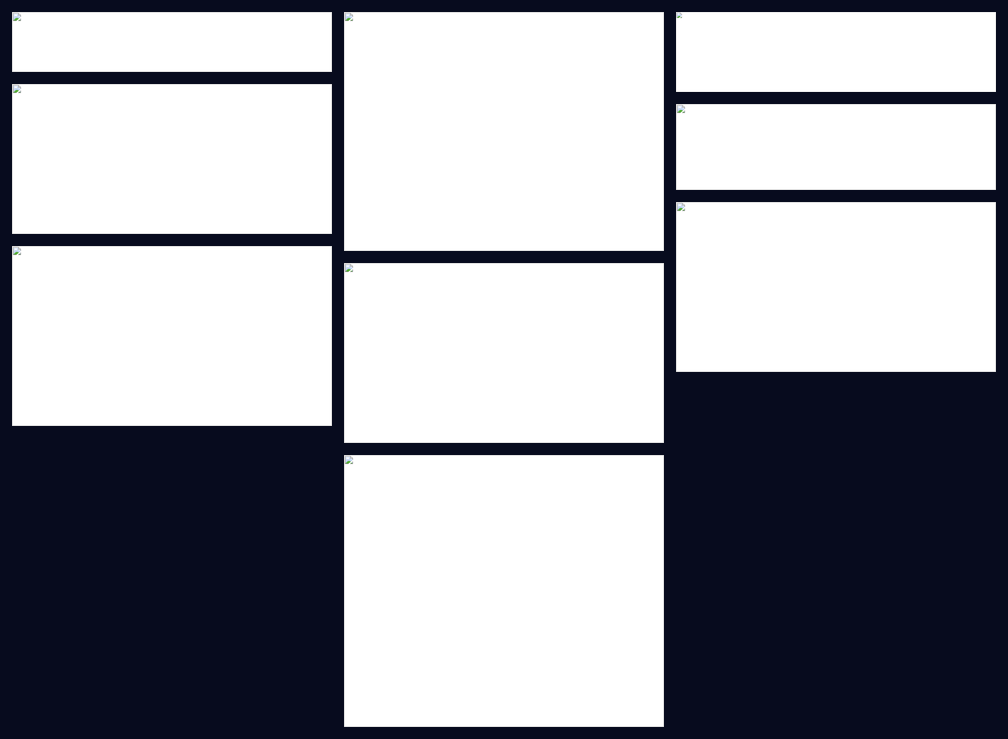
#> input picture assets/showcase/wall-dark.png, 1008 x 739 px, given in place of impact-card_dark.png, which was not available
$ python build_showcase.py
#> lines starting #> are read from the running program, lines starting #| are printed output that depends on the picture; pictures that were not available may be replaced by others from this repository, and a replacement may not be noted
#!/usr/bin/env python3
"""Build the Profile Verse showcase images (walls + README hero).

Reads the per-card PNG renders (produced by scripts/shot.sh from the SVG
previews) and lays them out in a balanced two-column masonry on a themed
backdrop with a brand header strip.

Usage:
    SHOTS_DIR=<dir with <card>_<theme>.png> python3 scripts/build_showcase.py

Outputs:
    assets/showcase/wall-dark.png   — 9 cards · dark theme
    assets/showcase/wall-light.png  — 9 cards · light theme
    assets/hero-home.png            — banner + typing + 4 hero cards (dark)
"""

import os
from PIL import Image, ImageDraw, ImageFilter
import math

HERE = os.path.dirname(os.path.abspath(__file__))
ROOT = os.path.dirname(HERE)
SHOTS = os.environ.get("SHOTS_DIR", "/tmp/fin")

CARD_W = 520          # readable gallery width
GAP = 30              # base inter-card gap
PAD = 44              # wall padding
HEADER_H = 118        # brand strip height

CARDS = [
    "impact-card", "year-review-card", "stats-card", "banner-card",
    "contrib-grid-card", "tech-stack-card", "streak-card", "badge-card",
    "typing-card",
]

# Two balanced columns (heights at CARD_W: 884/552/487/390 vs 777/585/585/280/195)
COL1 = ["impact-card", "year-review-card", "stats-card", "banner-card"]
COL2 = ["contrib-grid-card", "tech-stack-card", "streak-card", "badge-card", "typing-card"]

PALETTES = {
    "dark": {
        "bg_top": (7, 11, 30), "bg_bottom": (20, 28, 54),
        "text": (228, 200, 127), "sub": (148, 156, 176),
        "line": (42, 58, 107), "gold": (201, 168, 106),
        "star": (190, 200, 224),
    },
    "light": {
        "bg_top": (244, 241, 234), "bg_bottom": (255, 255, 255),
        "text": (176, 141, 62), "sub": (120, 124, 136),
        "line": (212, 202, 176), "gold": (176, 141, 62),
        "star": (140, 132, 120),
    },
}


def load_card(name, theme, w):
#> called with name = 'impact-card', theme = 'dark', w = 520
    im = Image.open(os.path.join(SHOTS, "%s_%s.png" % (name, theme))).convert("RGB")
#> im is the input picture: PIL image 1008x739 RGB; mean R, G, B 157.6, 159.1, 166.6
    ow, oh = im.size
#> ow = 1008; oh = 739
    h = int(round(oh * w / ow))
#> h = 381
    return im.resize((w, h), Image.LANCZOS)
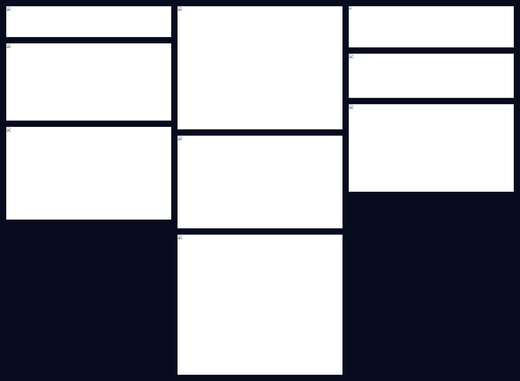
#> returned value: PIL image 520x381 RGB; mean R, G, B 157.5, 159, 166.4


# [59 lines left out: functions backdrop, draw_header, not called in this run]


def build_wall(theme, out):
    pal = PALETTES[theme]
    col1 = [(c, load_card(c, theme, CARD_W)) for c in COL1]
#> call 2 of load_card, with name = 'year-review-card', theme = 'dark', w = 520
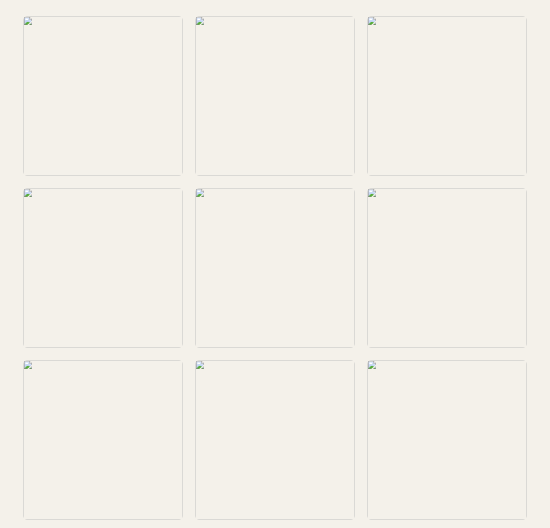
#> input picture assets/showcase/wall-light.png, 1100 x 1055 px, given in place of year-review-card_dark.png, which was not available (shown at 1/2 size)
#> in load_card, im is the input picture: PIL image 1100x1055 RGB; mean R, G, B 243.4, 240.5, 233.5
#> in load_card (call 2), `return im.resize((w, h), Image.LANCZOS)`:
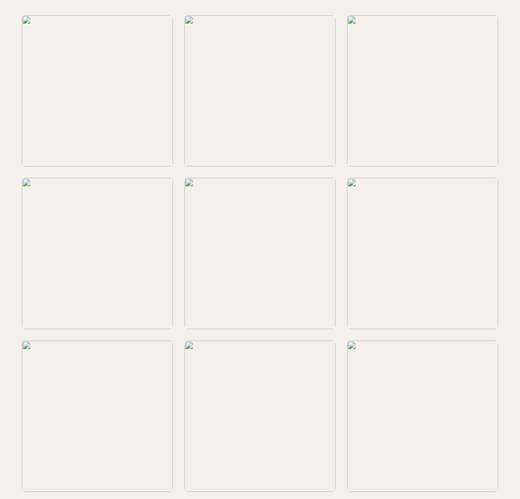
#> returned value: PIL image 520x499 RGB; mean R, G, B 243.4, 240.5, 233.5
    col2 = [(c, load_card(c, theme, CARD_W)) for c in COL2]
    h1 = sum(im.height for _, im in col1) + GAP * (len(col1) - 1)
    h2 = sum(im.height for _, im in col2) + GAP * (len(col2) - 1)
    H = max(h1, h2)
    total_w = PAD * 2 + CARD_W * 2 + GAP
    total_h = HEADER_H + PAD * 2 + H
    img = backdrop(total_w, total_h, pal)
    draw_header(img, theme)
    y_base = HEADER_H + PAD
    for col, colh in ((col1, h1), (col2, h2)):
        gap = GAP + (H - colh) / (len(col) - 1) if len(col) > 1 else GAP
        y = y_base
        for _, im in col:
            x = PAD if col is col1 else PAD + CARD_W + GAP
            img.paste(im, (int(x), int(y)))
            y += im.height + gap
    img.save(out)
    print(out, img.size, "cols h:", h1, h2, "delta:", abs(h1 - h2))


# [25 lines left out: function build_hero, not called in this run]


def main():
    build_wall("dark", os.path.join(ROOT, "assets/showcase/wall-dark.png"))
    build_wall("light", os.path.join(ROOT, "assets/showcase/wall-light.png"))
    build_hero(os.path.join(ROOT, "assets/hero-home.png"))


if __name__ == "__main__":
#> (the run stopped early here; a loop or call above may not have finished)
